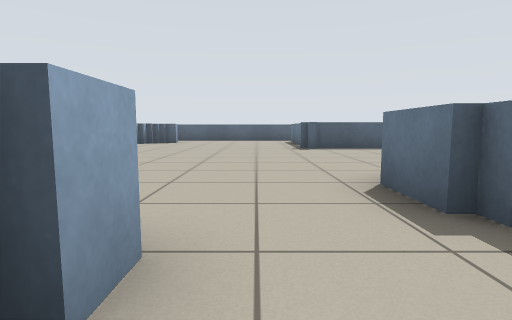
View 1 (above)

24 first-person views from a walk through a robot-simulator world made for Stage. The camera is 0.63 m above the floor, tilts 6° down and sees 80° across. Floor lines are 1 m apart. The floor is counted in squares, 1 m on a side. Each view is taken from the middle of a square. On the plan, view 1 faces up. The plan holds only what a view shows up to about 9 squares ahead; the rest is blank. The robots in the file are not drawn.

View 2
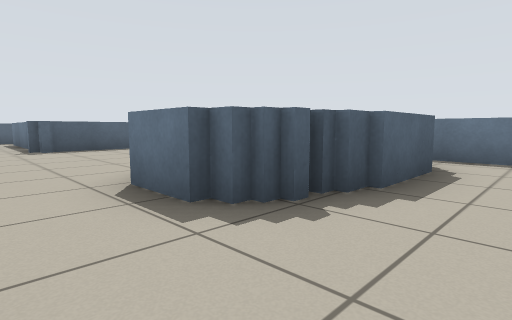

View 3
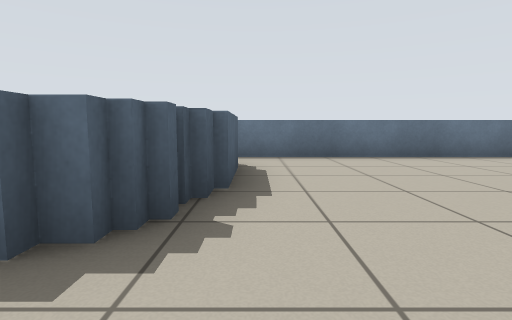

View 4
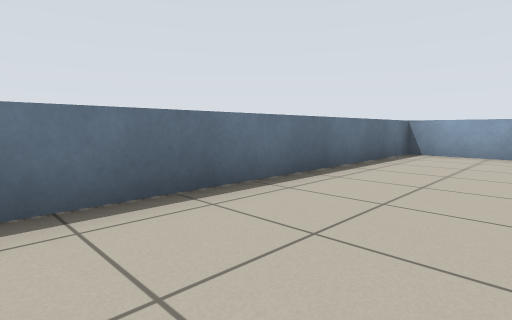

View 5
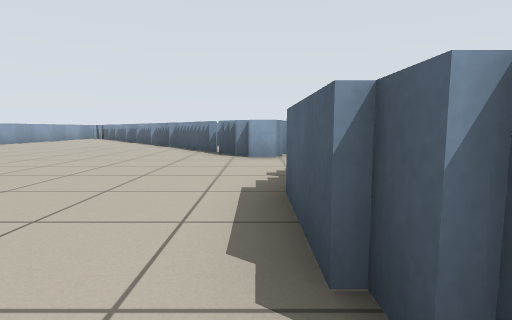

View 6
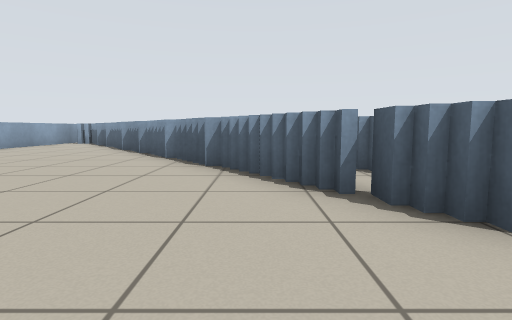

View 7
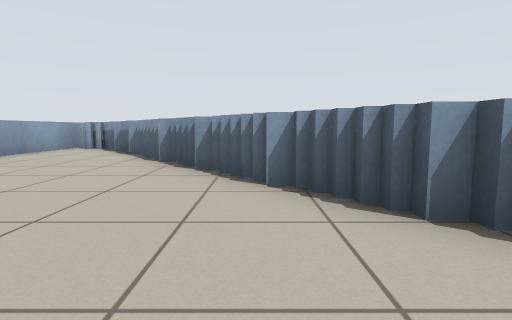

View 8
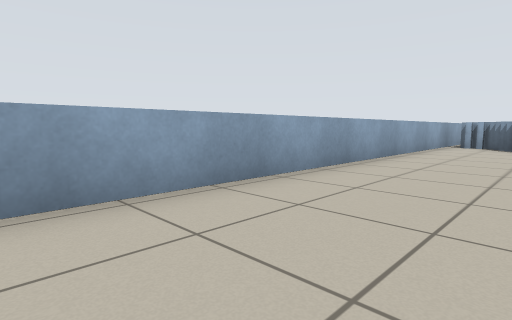

View 9
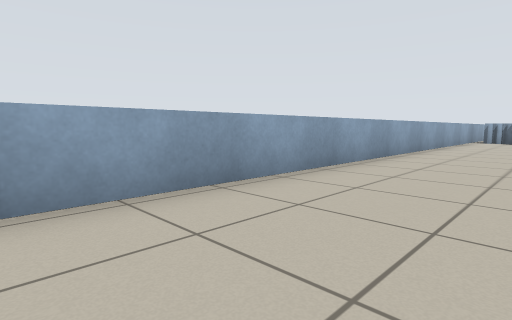

View 10
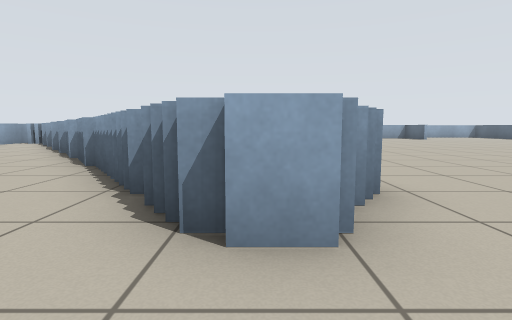

View 11
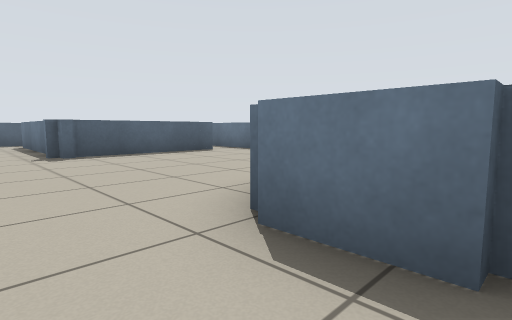

View 12
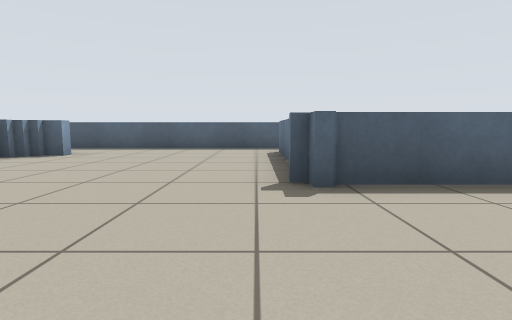

View 13
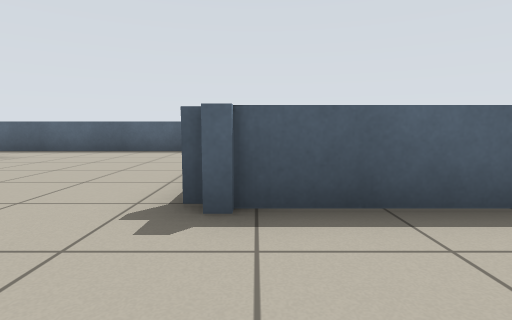

View 14
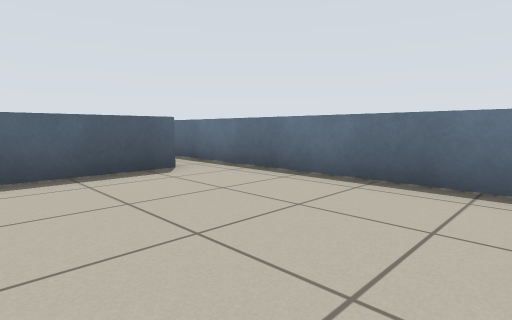

View 15
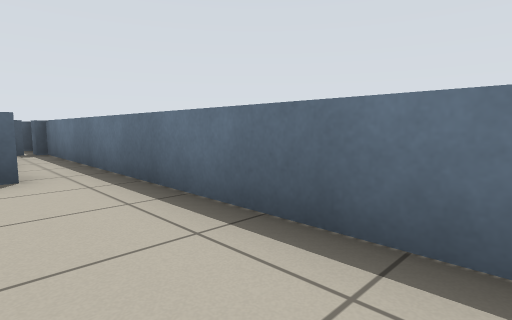

View 16
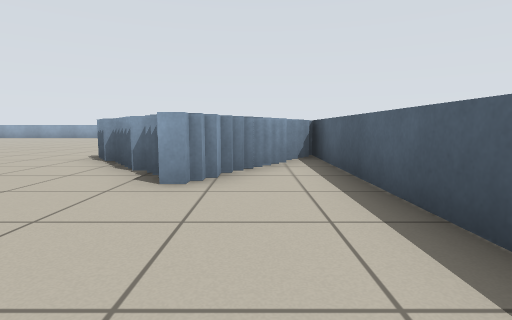

View 17
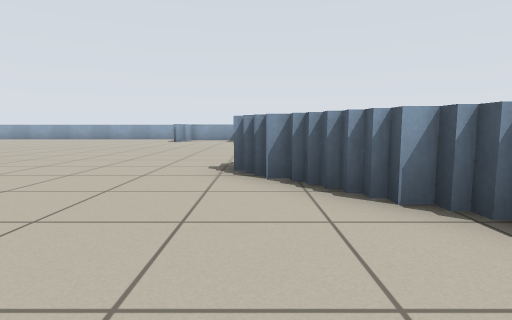

View 18
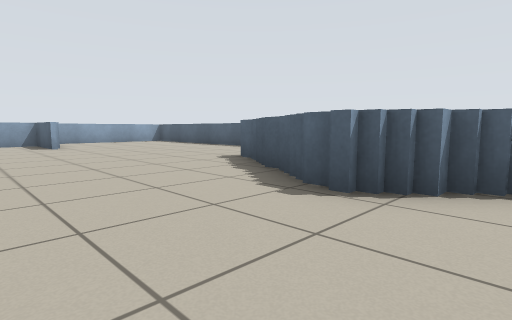

View 19
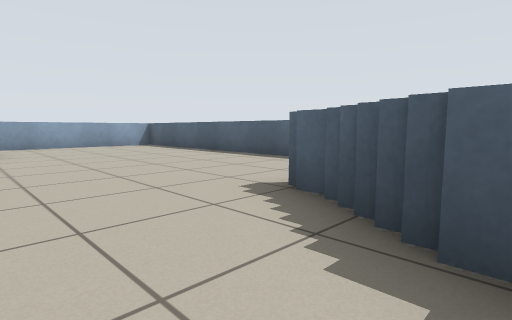

View 20
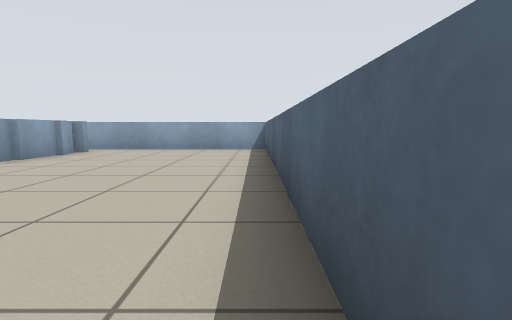

View 21
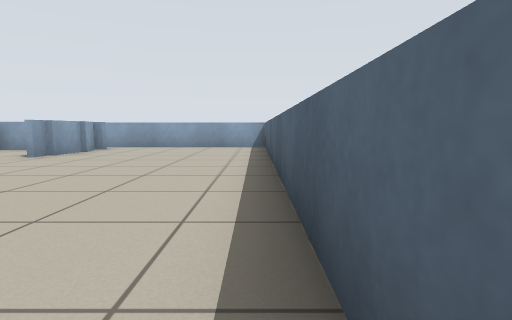

View 22
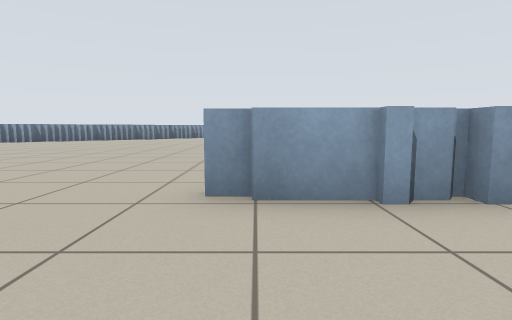

View 23
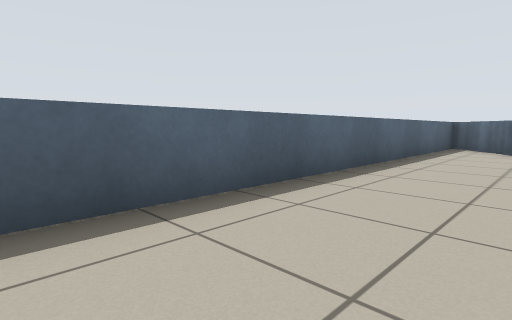

View 24
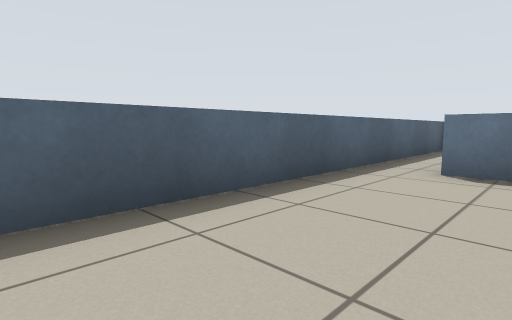

### Floor plan
Key: @ floor where view 1 was taken; # wall or solid block; . floor.
Columns run from 19 left of view 1 to 7 right of it. Each row starts with its distance up from view 1.
 16 ###########################
 15 #...........#.............#
 14 #.........#####......#   ##
 13 #........### ###.....#   .#
 12 #.........#####......#   .#
 11 #...........##.......#   .#
 10 ####.................####.#
  9  #........................#
  8  #. ........... ..........#
  7     ..........  ..........#
  6     ...........  .........#
  5     ......................#
  4      ...... .........#
  3               .......#
  2                  #...####.#
  1                # ##.......#
  0                ###.@......#
 -1                ##.........#
 -2              ###..........#
 -3             ##........ ...#
 -4            ##.......   ...#
 -5           ##.......    ...#
 -6         ###...............#
 -7         #.................#
 -8         #.................#
 -9         ###################

Positions as (right, up) in squares from view 1, and headings:
1: (0, 0), facing up
2: (0, 0), facing up-right
3: (0, 1), facing right
4: (4, -1), facing down-right
5: (6, 1), facing left
6: (1, -1), facing left
7: (-2, -3), facing left
8: (0, -6), facing down-left
9: (4, -6), facing down-left
10: (1, 1), facing left
11: (0, 2), facing up-right
12: (1, 6), facing up
13: (2, 7), facing up
14: (3, 5), facing up-right
15: (5, 5), facing up-right
16: (0, 14), facing left
17: (-2, 11), facing left
18: (-5, 8), facing up-left
19: (-8, 10), facing up-left
20: (-10, 15), facing left
21: (-9, 15), facing left
22: (-16, 13), facing down
23: (-18, 13), facing up-right
24: (-3, 13), facing up-right
